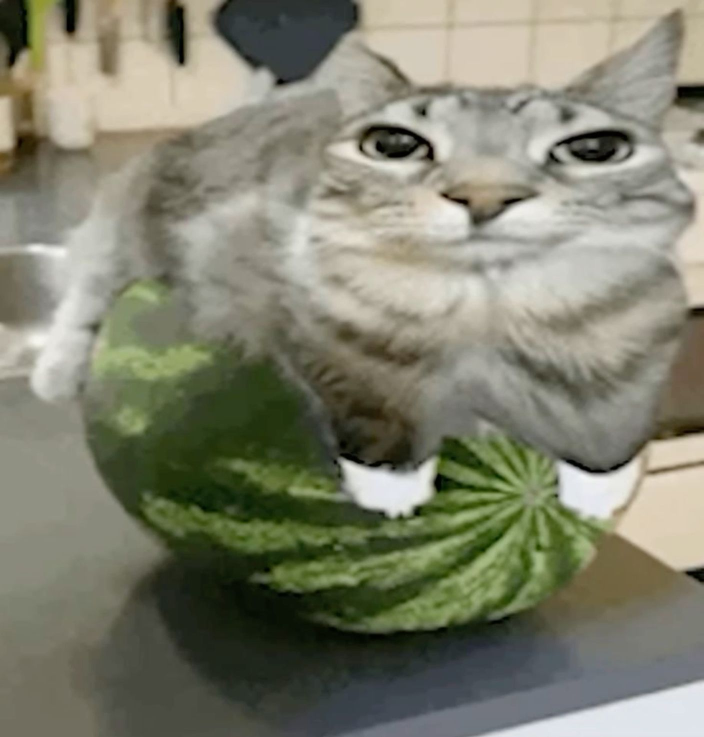
#> input picture Img/Img_1.jpg, 1407 x 1474 px, found by its file name (shown at 1/2 size)
$ python Photo_ASCLL.py
#> lines starting #> are read from the running program, lines starting #| are printed output that depends on the picture
import cv2

string = " `.,-':<>;+!*/?%&98#"
coef = 255 / (len(string) - 1)
image = cv2.imread('Img/img_1.jpg')
#> image is the input picture: shape (1474, 1407, 3); mean B, G, R 110.6, 128.8, 127.9


new_width = 480
new_height = 270

resized_image = cv2.resize(image, (new_width, new_height))
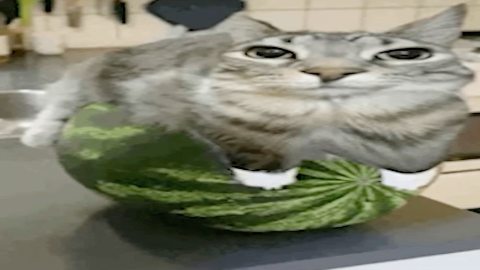
#> resized_image: shape (270, 480, 3); mean B, G, R 110.5, 128.7, 127.8

height, width, channels = resized_image.shape
#> height = 270; width = 480; channels = 3
gray_image = cv2.cvtColor(resized_image, cv2.COLOR_BGR2GRAY)
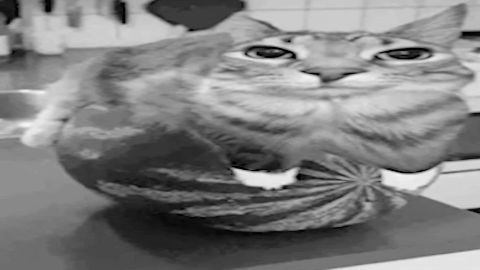
#> gray_image: shape (270, 480); min 0, max 246, mean 126.4

#gray_image = cv2.resize(gray_image, (30, 12))
for y in range(0, height - 1, 8):
    s = ""
    for x in range(0, width - 1, 4):
        s += string[len(string) - int(gray_image[y, x] / coef) - 1]
    if len(s) != 0:
        print(s)
